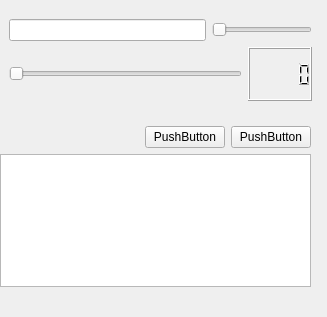
<ui version="4.0" >
 <class>AudioPlayer</class>
 <widget class="QDockWidget" name="AudioPlayer" >
  <property name="geometry" >
   <rect>
    <x>0</x>
    <y>0</y>
    <width>327</width>
    <height>317</height>
   </rect>
  </property>
  <property name="minimumSize" >
   <size>
    <width>255</width>
    <height>39</height>
   </size>
  </property>
  <property name="allowedAreas" >
   <set>Qt::LeftDockWidgetArea|Qt::RightDockWidgetArea</set>
  </property>
  <property name="windowTitle" >
   <string>DockWidget</string>
  </property>
  <widget class="QWidget" name="widgetPrincipal" >
   <widget class="QWidget" name="" >
    <property name="geometry" >
     <rect>
      <x>0</x>
      <y>10</y>
      <width>321</width>
      <height>281</height>
     </rect>
    </property>
    <layout class="QVBoxLayout" name="verticalLayout_3" >
     <property name="sizeConstraint" >
      <enum>QLayout::SetMaximumSize</enum>
     </property>
     <item>
      <widget class="QWidget" native="1" name="widgetAffichage" >
       <property name="sizePolicy" >
        <sizepolicy vsizetype="Fixed" hsizetype="Preferred" >
         <horstretch>0</horstretch>
         <verstretch>0</verstretch>
        </sizepolicy>
       </property>
       <property name="minimumSize" >
        <size>
         <width>255</width>
         <height>100</height>
        </size>
       </property>
       <layout class="QHBoxLayout" name="horizontalLayout_4" >
        <item>
         <layout class="QVBoxLayout" name="verticalLayout_2" >
          <property name="sizeConstraint" >
           <enum>QLayout::SetMaximumSize</enum>
          </property>
          <item>
           <layout class="QHBoxLayout" name="horizontalLayout_2" >
            <property name="sizeConstraint" >
             <enum>QLayout::SetMaximumSize</enum>
            </property>
            <item>
             <widget class="QLineEdit" name="afficheurTitre" />
            </item>
            <item>
             <widget class="QSlider" name="niveauVolume" >
              <property name="sizePolicy" >
               <sizepolicy vsizetype="Fixed" hsizetype="Expanding" >
                <horstretch>0</horstretch>
                <verstretch>0</verstretch>
               </sizepolicy>
              </property>
              <property name="maximumSize" >
               <size>
                <width>100</width>
                <height>16777215</height>
               </size>
              </property>
              <property name="orientation" >
               <enum>Qt::Horizontal</enum>
              </property>
             </widget>
            </item>
           </layout>
          </item>
          <item>
           <layout class="QHBoxLayout" name="horizontalLayout" >
            <property name="sizeConstraint" >
             <enum>QLayout::SetMaximumSize</enum>
            </property>
            <item>
             <widget class="QSlider" name="positionTemps" >
              <property name="orientation" >
               <enum>Qt::Horizontal</enum>
              </property>
             </widget>
            </item>
            <item>
             <widget class="QLCDNumber" name="afficheurTemps" />
            </item>
           </layout>
          </item>
         </layout>
        </item>
       </layout>
      </widget>
     </item>
     <item>
      <widget class="QWidget" native="1" name="widgetCommande" >
       <widget class="QWidget" name="" >
        <property name="geometry" >
         <rect>
          <x>0</x>
          <y>10</y>
          <width>311</width>
          <height>161</height>
         </rect>
        </property>
        <layout class="QVBoxLayout" name="verticalLayout" >
         <property name="sizeConstraint" >
          <enum>QLayout::SetMaximumSize</enum>
         </property>
         <item>
          <layout class="QHBoxLayout" name="horizontalLayout_3" >
           <property name="sizeConstraint" >
            <enum>QLayout::SetMaximumSize</enum>
           </property>
           <item>
            <spacer name="horizontalSpacer" >
             <property name="orientation" >
              <enum>Qt::Horizontal</enum>
             </property>
             <property name="sizeHint" stdset="0" >
              <size>
               <width>40</width>
               <height>20</height>
              </size>
             </property>
            </spacer>
           </item>
           <item>
            <widget class="QPushButton" name="pushButton" >
             <property name="text" >
              <string>PushButton</string>
             </property>
            </widget>
           </item>
           <item>
            <widget class="QPushButton" name="pushButton_2" >
             <property name="text" >
              <string>PushButton</string>
             </property>
            </widget>
           </item>
          </layout>
         </item>
         <item>
          <widget class="QListWidget" name="listeTitres" />
         </item>
        </layout>
       </widget>
      </widget>
     </item>
    </layout>
   </widget>
  </widget>
 </widget>
 <resources/>
 <connections/>
</ui>
